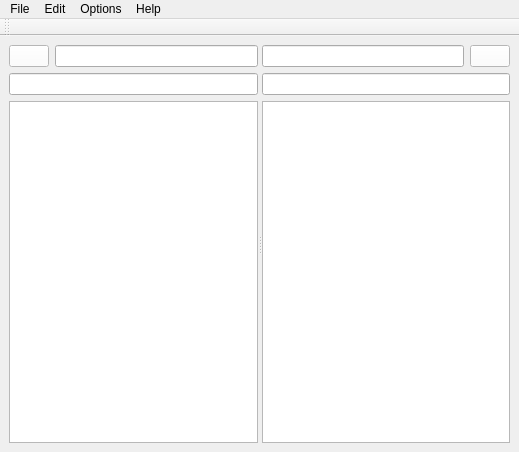
<?xml version="1.0" encoding="UTF-8"?>
<ui version="4.0">
 <class>MainWindow</class>
 <widget class="QMainWindow" name="MainWindow">
  <property name="geometry">
   <rect>
    <x>0</x>
    <y>0</y>
    <width>519</width>
    <height>452</height>
   </rect>
  </property>
  <property name="windowTitle">
   <string>MainWindow</string>
  </property>
  <widget class="QWidget" name="centralwidget">
   <layout class="QGridLayout" name="gridLayout">
    <item row="0" column="0">
     <widget class="QSplitter" name="splitter">
      <property name="orientation">
       <enum>Qt::Horizontal</enum>
      </property>
      <widget class="QWidget" name="">
       <layout class="QVBoxLayout" name="verticalLayout">
        <item>
         <layout class="QHBoxLayout" name="horizontalLayout_2">
          <item>
           <widget class="QPushButton" name="search_button_1">
            <property name="cursor">
             <cursorShape>PointingHandCursor</cursorShape>
            </property>
            <property name="styleSheet">
             <string notr="true">background-color: white;</string>
            </property>
            <property name="text">
             <string/>
            </property>
            <property name="icon">
             <iconset>
              <normaloff>icons/search_icon.png</normaloff>icons/search_icon.png</iconset>
            </property>
           </widget>
          </item>
          <item>
           <widget class="QLineEdit" name="lineEdit_1">
            <property name="sizePolicy">
             <sizepolicy hsizetype="Expanding" vsizetype="Fixed">
              <horstretch>0</horstretch>
              <verstretch>0</verstretch>
             </sizepolicy>
            </property>
           </widget>
          </item>
         </layout>
        </item>
        <item>
         <widget class="QLineEdit" name="search_1"/>
        </item>
        <item>
         <widget class="QListView" name="listView_1"/>
        </item>
       </layout>
      </widget>
      <widget class="QWidget" name="">
       <layout class="QVBoxLayout" name="verticalLayout_2">
        <item>
         <layout class="QHBoxLayout" name="horizontalLayout">
          <item>
           <widget class="QLineEdit" name="lineEdit_2"/>
          </item>
          <item>
           <widget class="QPushButton" name="search_button_2">
            <property name="minimumSize">
             <size>
              <width>0</width>
              <height>0</height>
             </size>
            </property>
            <property name="cursor">
             <cursorShape>PointingHandCursor</cursorShape>
            </property>
            <property name="styleSheet">
             <string notr="true">background-color: white;</string>
            </property>
            <property name="text">
             <string/>
            </property>
            <property name="icon">
             <iconset>
              <normaloff>icons/search_icon.png</normaloff>icons/search_icon.png</iconset>
            </property>
            <property name="iconSize">
             <size>
              <width>16</width>
              <height>16</height>
             </size>
            </property>
           </widget>
          </item>
         </layout>
        </item>
        <item>
         <widget class="QLineEdit" name="search_2"/>
        </item>
        <item>
         <widget class="QListView" name="listView_2"/>
        </item>
       </layout>
      </widget>
     </widget>
    </item>
   </layout>
  </widget>
  <widget class="QMenuBar" name="menuBar">
   <property name="geometry">
    <rect>
     <x>0</x>
     <y>0</y>
     <width>519</width>
     <height>22</height>
    </rect>
   </property>
   <widget class="QMenu" name="menuFile">
    <property name="title">
     <string>File</string>
    </property>
   </widget>
   <widget class="QMenu" name="menuEdit">
    <property name="title">
     <string>Edit</string>
    </property>
   </widget>
   <widget class="QMenu" name="menuOptions">
    <property name="title">
     <string>Options</string>
    </property>
   </widget>
   <widget class="QMenu" name="menuHelp">
    <property name="title">
     <string>Help</string>
    </property>
   </widget>
   <addaction name="menuFile"/>
   <addaction name="menuEdit"/>
   <addaction name="menuOptions"/>
   <addaction name="menuHelp"/>
  </widget>
  <widget class="QToolBar" name="toolBar">
   <property name="focusPolicy">
    <enum>Qt::WheelFocus</enum>
   </property>
   <property name="windowTitle">
    <string>toolBar</string>
   </property>
   <attribute name="toolBarArea">
    <enum>TopToolBarArea</enum>
   </attribute>
   <attribute name="toolBarBreak">
    <bool>false</bool>
   </attribute>
  </widget>
 </widget>
 <resources/>
 <connections/>
</ui>
